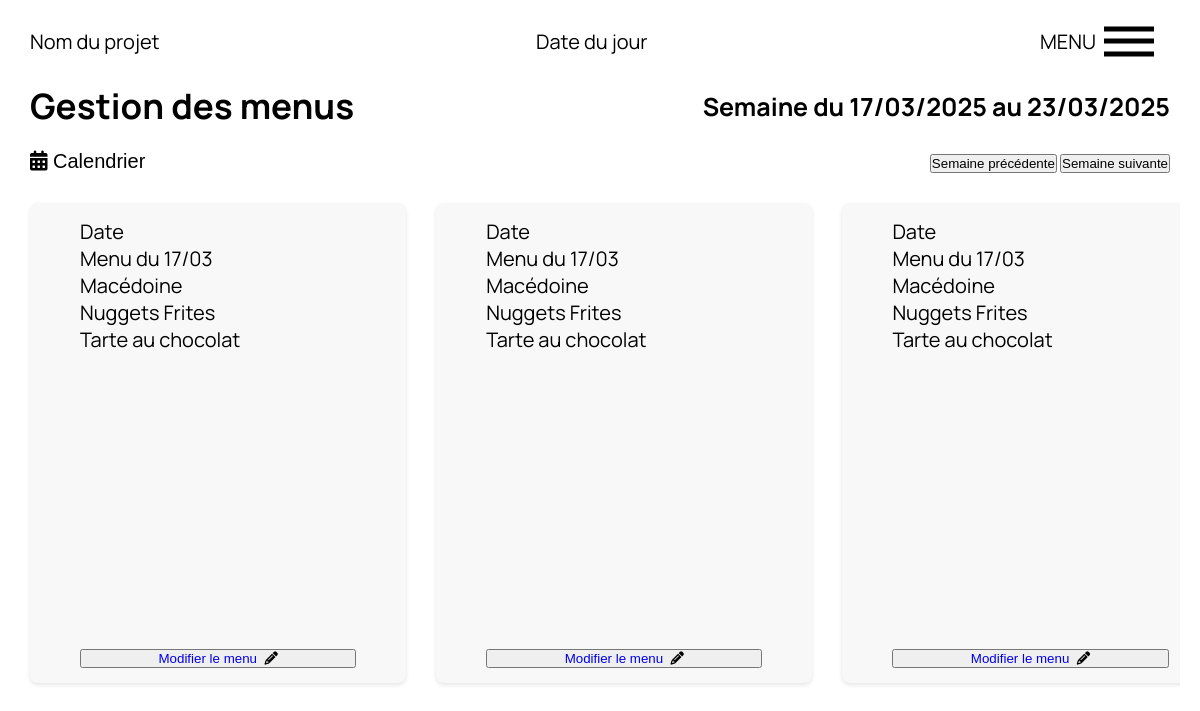
Screenshot of /Mairie/HTML_Liste_Menu.php with the database file from the repository.
### tables this page shows
CREATE TABLE `menu` (
  `id` int NOT NULL,
  `entree` varchar(255) DEFAULT NULL,
  `plat` varchar(255) DEFAULT NULL,
  `dessert` varchar(255) DEFAULT NULL,
  `nom_menu` varchar(255) DEFAULT NULL
);

### Mairie/HTML_Liste_Menu.php (the view, shortened to what this page needs)
<!DOCTYPE html>
<html lang="fr">
<head>
    <link rel="stylesheet" href="https://cdnjs.cloudflare.com/ajax/libs/font-awesome/6.7.2/css/all.min.css" />
    <link rel="stylesheet" href="../CSS/liste_menus.css">
</head>
<body>
    <header>
        <p>Nom du projet<p>
        <p>Date du jour<p>
        <div>
            <nav>
                <p>MENU&nbsp;&nbsp;</p>
                <div class="ham-menu">
                    <span></span>
                    <span></span>
                    <span></span>
                </div>
            </nav>
        </div>
    </header>
    <div class="liste_menus">
        <div class="titre_date">
            <h2>Gestion des menus</h2>
            <h3>Semaine du 17/03/2025 au 23/03/2025</h3>
        </div>
        <div class="date_swipe">
            <div class="calendar-container">
                <button class="calendar" id="open-calendar"><i class="fa-solid fa-calendar-days"></i>&nbsp;Calendrier</button>
            </div>
            <div>
                <button>Semaine précédente</button>
                <button>Semaine suivante</button>
            </div>
        </div>
        <div>
            <?php
                require_once '../bdd.php';
                $sql = "SELECT * FROM menu";
                $req = $connexion->query($sql);
                echo "<div class='menu_all'>";
                    while($rep = $req->fetch()){
                        echo "<div class='menu_bloc'>";
                            echo "<div class='menu_details'>";
                                echo "<p>Date</p>";
                                echo "<p>" . htmlspecialchars($rep['nom_menu']) ."</p>";
                                echo "<p>" . htmlspecialchars($rep['entree']) ."</p>";
                                echo "<p>" . htmlspecialchars($rep['plat']) . "</p>";
                                echo "<p>" . htmlspecialchars($rep['dessert']) ."</p>";
                            echo "</div>";
                            echo "<button><a href='../Mairie/HTML_Menu_update.php'>Modifier le menu&nbsp;&nbsp;</a><i class='fa-solid fa-pencil'></i></button>";
                        echo "</div>";
                    }
                echo "</div>";
            ?>
        </div>
    </div>
</body>
</html>

### CSS/liste_menus.css (style rules this page uses)
.titre_date { display: flex; justify-content: space-between; align-items: center; padding: 0 30px; }
.menu_all { display: flex; gap: 30px; overflow-x: auto; white-space: nowrap; padding: 10px; margin: 0 20px; }
.menu_bloc { display: flex; flex-direction: column; justify-content: space-between; flex: 0 0 auto; width: 33%; height: 60vh; background: #f8f8f8; padding: 15px 50px; border-radius: 8px; box-shadow: 0 2px 4px rgba(0, 0, 0, 0.1); }
.date_swipe { display: flex; justify-content: space-between; align-items: center; padding: 0 30px; }
.calendar-container { position: relative; display: inline-block; margin: 20px 0; }
.calendar { border: none; background: none; font-size: 20px ; }

### CSS/globals.css (style rules this page uses)
:root { --primary: #FFFFFF; --secondary: #335533; --background: #000000; --font-family: 'Manrope', sans-serif; --spacing-xs: 0.25rem; --spacing-sm: 0.5rem; --spacing-md: 1rem; --spacing-lg: 2rem; --spacing-xl: 4rem; --radius-sm: 4px; --radius-md: 8px; --radius-lg: 16px; --shadow-sm: 0 1px 3px rgba(0,0,0,0.12); --shadow-md: 0 4px 6px rgba(0,0,0,0.1); --shadow-lg: 0 10px 15px rgba(0,0,0,0.1); }
* { margin: 0; padding: 0; box-sizing: border-box; text-decoration: none; list-style: none; }
body { font-family: var(--font-family); }
h2 { font-size: 35px; }
h3 { font-size: 25px; }
p { font-size: 20px; }
header { display: flex; flex-direction: row; justify-content: space-between; align-items: center; padding: 0 30px; }
nav { display: flex; flex-direction: row; align-items: center; padding: 1rem; display: flex; }
.ham-menu { height: 50px; width: 50px; margin-left: auto; position: relative; }
.ham-menu span { height: 5px; width: 100%; background-color: black; position: absolute; top: 50%; left: 50%; transform: translate(-50%, -50%); transition: 0.3s ease; }
.ham-menu span:nth-child(1) { top: 25%; }
.ham-menu span:nth-child(3) { top: 75%; }

### rows the page displays
menu: nom_menu "Menu du 17/03", entree "Macédoine", plat "Nuggets Frites", dessert "Tarte au chocolat"
menu: nom_menu "Menu du 17/03", entree "Macédoine", plat "Nuggets Frites", dessert "Tarte au chocolat"
menu: nom_menu "Menu du 17/03", entree "Macédoine", plat "Nuggets Frites", dessert "Tarte au chocolat"
